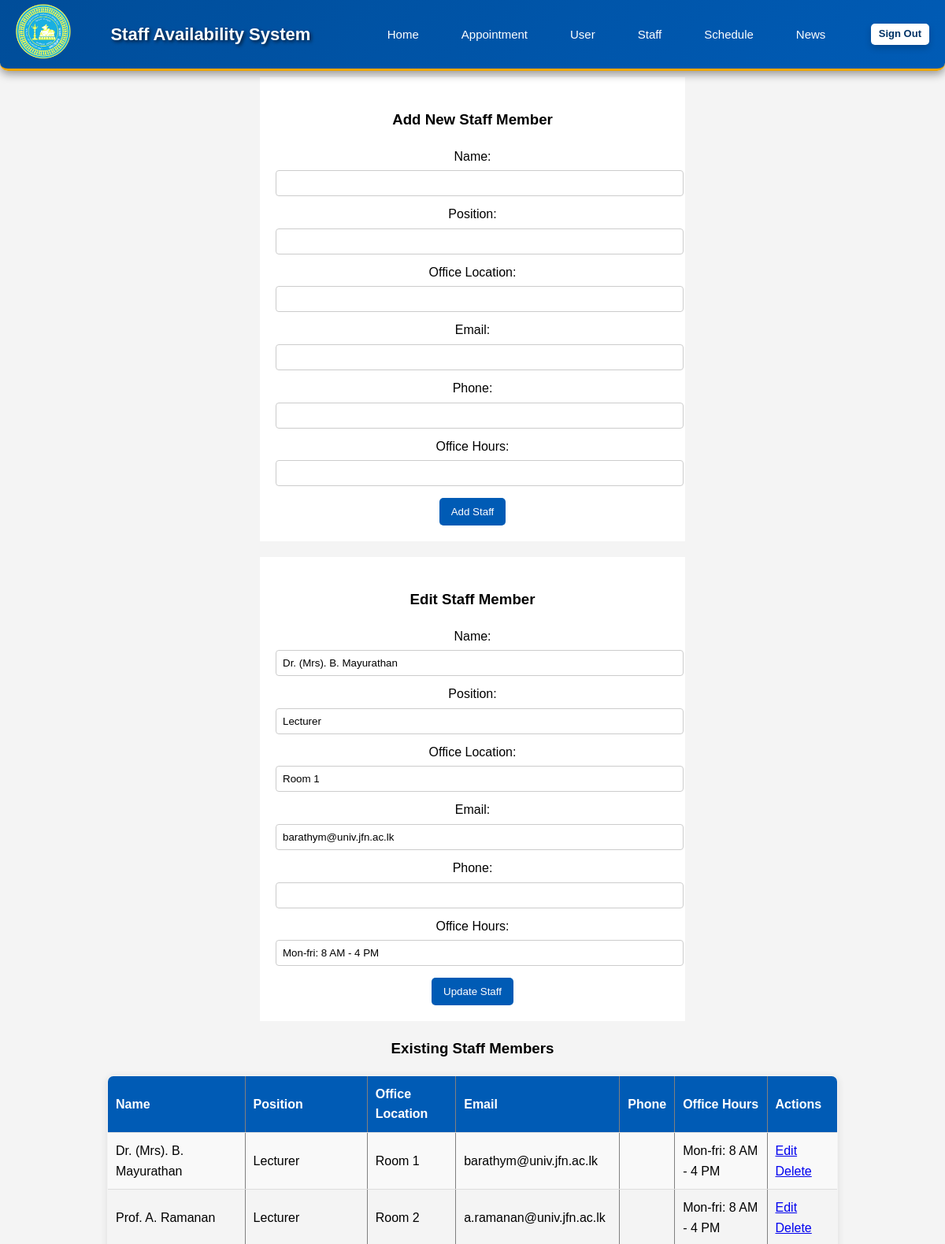
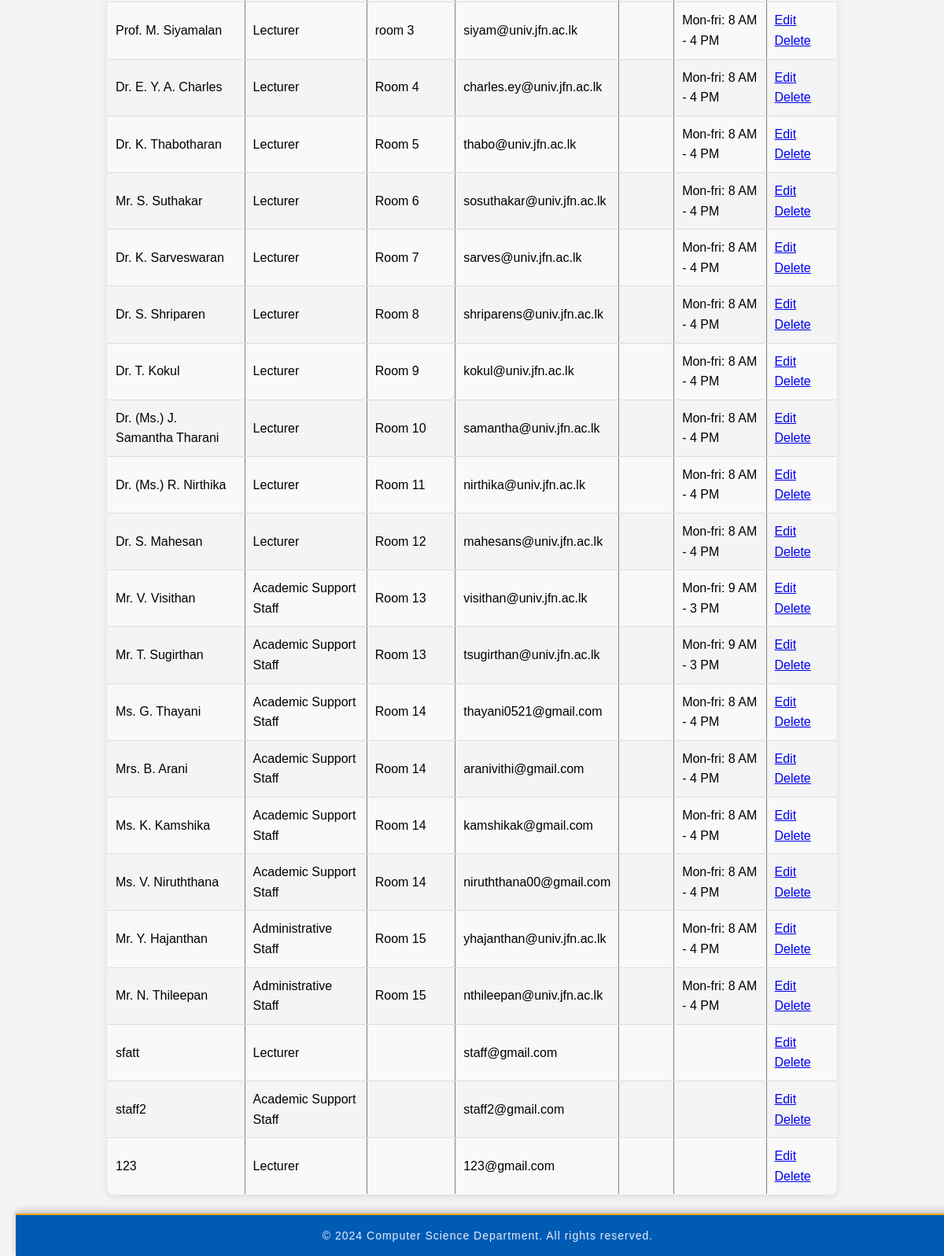
/page/staffManagement.php?edit_id=14, run on the app's committed database (2 pictures, top to bottom).
### tables this page shows
CREATE TABLE `staff` (
  `id` int(11) NOT NULL,
  `name` varchar(255) NOT NULL,
  `position` varchar(100) NOT NULL,
  `office_location` varchar(255) DEFAULT NULL,
  `email` varchar(255) NOT NULL,
  `phone` varchar(20) DEFAULT NULL,
  `office_hours` varchar(255) DEFAULT NULL,
  `created_at` datetime DEFAULT current_timestamp()
);

### page/staffManagement.php (the view, shortened to what this page needs)
<?php
$servername = "localhost";
$username = "csc210user";
$password = "CSC210!";
$database = "group6";
$conn = new mysqli($servername, $username, $password, $database);
$staffQuery = "SELECT * FROM staff";
$staffResult = $conn->query($staffQuery);
?>
<!DOCTYPE html>
<html lang="en">
<head>
    <link rel="stylesheet" href="../style/navbar.css">
    <link rel="stylesheet" href="../style/stylestaffManagement.css">
    <link rel="stylesheet" href="https://cdnjs.cloudflare.com/ajax/libs/font-awesome/6.4.0/css/all.min.css"
/>
</head>
<body>
<header class="header" id="header">
        <div class="navbar">
            <div class="logo">
            <a href="Homeadmin.php"><img src="../media/department-logo.png" alt="Department Logo" /></a>
            </div>
            <h1>Staff Availability System</h1>
            <nav>
            <ul class="nav-list" id="dropdown-content">
                    <li><a href="Homeadmin.php">Home</a></li>
                    <li><a href="AppointmentManagement.php">Appointment</a></li>
                    <li><a href="userManagement.php">User</a></li>
                    <li><a href="staffManagement.php">Staff</a></li>
                    <li><a href="scheduleManagement.php">Schedule</a></li>
                    <li><a href="newsManagement.php">News</a></li>
                </ul>
            </nav>
            <a href="index.php" class="login-btn">Sign Out</a>
        </div>
</header>
<h2 id="staff-management-title">Staff Management</h2>
<center>
<form id="add-staff-form" method="POST" action="staffManagement.php">
    <h3>Add New Staff Member</h3>
    <label for="name">Name:</label>
    <input type="text" name="name" id="name" required><br>
    <label for="position">Position:</label>
    <input type="text" name="position" id="position" required><br>
    <label for="office_location">Office Location:</label>
    <input type="text" name="office_location" id="office_location"><br>
    <label for="email">Email:</label>
    <input type="email" name="email" id="email" required><br>
    <label for="phone">Phone:</label>
    <input type="text" name="phone" id="phone"><br>
    <label for="office_hours">Office Hours:</label>
    <input type="text" name="office_hours" id="office_hours"><br>
    <button type="submit" name="add_staff" class="submit-btn">Add Staff</button>
</form>
<?php if (isset($_GET['edit_id'])):
    $edit_id = $_GET['edit_id'];
    $editQuery = "SELECT * FROM staff WHERE id='$edit_id'";
    $editResult = $conn->query($editQuery);
    $editData = $editResult->fetch_assoc();
?>
<form id="edit-staff-form" method="POST" action="staffManagement.php">
    <h3>Edit Staff Member</h3>
    <label for="edit_name">Name:</label>
    <input type="text" name="name" id="edit_name" value="<?php echo $editData['name']; ?>" required><br>
    <label for="edit_position">Position:</label>
    <input type="text" name="position" id="edit_position" value="<?php echo $editData['position']; ?>" required><br>
    <label for="edit_office_location">Office Location:</label>
    <input type="text" name="office_location" id="edit_office_location" value="<?php echo $editData['office_location']; ?>"><br>
    <label for="edit_email">Email:</label>
    <input type="email" name="email" id="edit_email" value="<?php echo $editData['email']; ?>" required><br>
    <label for="edit_phone">Phone:</label>
    <input type="text" name="phone" id="edit_phone" value="<?php echo $editData['phone']; ?>"><br>
    <label for="edit_office_hours">Office Hours:</label>
    <input type="text" name="office_hours" id="edit_office_hours" value="<?php echo $editData['office_hours']; ?>"><br>
    <button type="submit" name="edit_staff" class="submit-btn">Update Staff</button>
</form>
<?php endif; ?>
<h3 id="existing-staff-title">Existing Staff Members</h3>
<table id="staff-list" border="1">
    <tr>
        <th>Name</th>
        <th>Position</th>
        <th>Office Location</th>
        <th>Email</th>
        <th>Phone</th>
        <th>Office Hours</th>
        <th>Actions</th>
    </tr>
    <?php while ($row = $staffResult->fetch_assoc()): ?>
    <tr>
        <td><?php echo $row['name']; ?></td>
        <td><?php echo $row['position']; ?></td>
        <td><?php echo $row['office_location']; ?></td>
        <td><?php echo $row['email']; ?></td>
        <td><?php echo $row['phone']; ?></td>
        <td><?php echo $row['office_hours']; ?></td>
        <td>
            <a href="?edit_id=<?php echo $row['id']; ?>">Edit</a>
            <a href="?delete_id=<?php echo $row['id']; ?>" onclick="return confirm('Are you sure you want to delete this staff member?');">Delete</a>
        </td>
    </tr>
    <?php endwhile; ?>
</table>
</center>
<footer>
    <p>&copy; 2024 Computer Science Department. All rights reserved.</p>
</footer>
</body>
</html>

### style/navbar.css (style rules this page uses)
.header { position: fixed; width: 100%; top: 0; left: 0; z-index: 1000; transition: background-color 0.3s, box-shadow 0.3s; }
.navbar { display: flex; justify-content: space-between; align-items: center; background: linear-gradient(135deg, #004d99, #005bb5); padding: 0.3em 20px; color: white; box-shadow: 0 4px 12px rgba(0, 0, 0, 0.4); border-bottom: 3px solid #f0a500; border-radius: 0 0 10px 10px; }
.logo img { width: 70px; height: auto; transition: transform 0.3s; }
.navbar h1 { font-size: 22px; margin-left: 20px; font-weight: bold; text-shadow: 2px 2px 4px rgba(0, 0, 0, 0.7); }
.navbar ul { display: flex; margin-left: auto; }
.navbar ul li { list-style: none; margin: 0 15px; position: relative; }
.navbar ul li a { color: white; text-decoration: none; font-size: 15px; padding: 8px 12px; border-radius: 5px; transition: background-color 0.3s ease-in, color 0.3s ease-in, transform 0.3s ease-in; }
.login-btn { padding: 10px 20px; background-color: #f0a500; color: white; border: none; border-radius: 5px; cursor: pointer; transition: background-color 0.3s ease-in, transform 0.3s, box-shadow 0.3s; font-weight: bold; box-shadow: 0 4px 8px rgba(0, 0, 0, 0.2); }
body { font-family: 'Arial', sans-serif; margin: 0; padding: 0; background-color: #f5f5f5; line-height: 1.6; }
footer { background-color: #005bb5; color: #ffffff; padding: 15px 0; text-align: center; position: fixed; bottom: 0; width: 100%; box-shadow: 0 -4px 8px rgba(0, 0, 0, 0.2); border-top: 2px solid #f0a500; }
footer p { margin: 0; font-size: 14px; font-weight: 250; letter-spacing: 1px; opacity: 0.9; }

### style/stylestaffManagement.css (style rules this page uses)
body { font-family: Arial, sans-serif; margin: 0; padding: 20px; background-color: #f4f4f4; }
.login-btn { background-color: #ffffff; color: #003366; font-size: small; border: none; padding: 3px 10px; border-radius: 5px; cursor: pointer; transition: background-color 0.3s; text-decoration: none; }
#staff-management-title, #existing-staff-title { margin-top: 20px; }
form { width: 500px; background-color: white; padding: 20px; margin-bottom: 20px; }
label { display: block; margin-top: 10px; }
input[type="text"], input[type="email"] { width: 100%; padding: 8px; margin-top: 5px; border: 1px solid #ccc; border-radius: 4px; }
.submit-btn { margin-top: 15px; padding: 10px 15px; background-color: #005bb5; color: white; border: none; border-radius: 5px; cursor: pointer; }
#staff-list { width: 80%; border-collapse: collapse; margin-bottom: 5%; box-shadow: 0 2px 10px rgba(0, 0, 0, 0.1); border-radius: 8px; overflow: hidden; }
#staff-list th, #staff-list td { padding: 10px; text-align: left; border-bottom: 1px solid #ddd; }
#staff-list th { background-color: #005bb5; color: white; font-weight: bold; }
#staff-list tr:nth-child(even) { background-color: #f9f9f9; }

### data on the page
staff: name "Dr. (Mrs). B. Mayurathan", position "Lecturer", office_location "Room 1", email "barathym@univ.jfn.ac.lk", office_hours "Mon-fri: 8 AM - 4 PM"
staff: name "Prof. A. Ramanan", position "Lecturer", office_location "Room 2", email "a.ramanan@univ.jfn.ac.lk", office_hours "Mon-fri: 8 AM - 4 PM"
staff: name "Prof. M. Siyamalan", position "Lecturer", office_location "room 3", email "siyam@univ.jfn.ac.lk", office_hours "Mon-fri: 8 AM - 4 PM"
staff: name "Dr. E. Y. A. Charles", position "Lecturer", office_location "Room 4", email "charles.ey@univ.jfn.ac.lk", office_hours "Mon-fri: 8 AM - 4 PM"
staff: name "Dr. K. Thabotharan", position "Lecturer", office_location "Room 5", email "thabo@univ.jfn.ac.lk", office_hours "Mon-fri: 8 AM - 4 PM"
staff: name "Mr. S. Suthakar", position "Lecturer", office_location "Room 6", email "sosuthakar@univ.jfn.ac.lk", office_hours "Mon-fri: 8 AM - 4 PM"
staff: name "Dr. K. Sarveswaran", position "Lecturer", office_location "Room 7", email "sarves@univ.jfn.ac.lk", office_hours "Mon-fri: 8 AM - 4 PM"
staff: name "Dr. S. Shriparen", position "Lecturer", office_location "Room 8", email "shriparens@univ.jfn.ac.lk", office_hours "Mon-fri: 8 AM - 4 PM"
staff: name "Dr. T. Kokul", position "Lecturer", office_location "Room 9", email "kokul@univ.jfn.ac.lk", office_hours "Mon-fri: 8 AM - 4 PM"
staff: name "Dr. (Ms.) J. Samantha Tharani", position "Lecturer", office_location "Room 10", email "samantha@univ.jfn.ac.lk", office_hours "Mon-fri: 8 AM - 4 PM"
staff: name "Dr. (Ms.) R. Nirthika", position "Lecturer", office_location "Room 11", email "nirthika@univ.jfn.ac.lk", office_hours "Mon-fri: 8 AM - 4 PM"
staff: name "Dr. S. Mahesan", position "Lecturer", office_location "Room 12", email "mahesans@univ.jfn.ac.lk", office_hours "Mon-fri: 8 AM - 4 PM"
staff: name "Mr. V. Visithan", position "Academic Support Staff", office_location "Room 13", email "visithan@univ.jfn.ac.lk", office_hours "Mon-fri: 9 AM - 3 PM"
staff: name "Mr. T. Sugirthan", position "Academic Support Staff", office_location "Room 13", email "tsugirthan@univ.jfn.ac.lk", office_hours "Mon-fri: 9 AM - 3 PM"
staff: name "Ms. G. Thayani", position "Academic Support Staff", office_location "Room 14", email "thayani0521@gmail.com", office_hours "Mon-fri: 8 AM - 4 PM"
staff: name "Mrs. B. Arani", position "Academic Support Staff", office_location "Room 14", email "aranivithi@gmail.com", office_hours "Mon-fri: 8 AM - 4 PM"
staff: name "Ms. K. Kamshika", position "Academic Support Staff", office_location "Room 14", email "kamshikak@gmail.com", office_hours "Mon-fri: 8 AM - 4 PM"
staff: name "Ms. V. Niruththana", position "Academic Support Staff", office_location "Room 14", email "niruththana00@gmail.com", office_hours "Mon-fri: 8 AM - 4 PM"
staff: name "Mr. Y. Hajanthan", position "Administrative Staff", office_location "Room 15", email "yhajanthan@univ.jfn.ac.lk", office_hours "Mon-fri: 8 AM - 4 PM"
staff: name "Mr. N. Thileepan", position "Administrative Staff", office_location "Room 15", email "nthileepan@univ.jfn.ac.lk", office_hours "Mon-fri: 8 AM - 4 PM"
staff: name "sfatt", position "Lecturer", email "staff@gmail.com"
staff: name "staff2", position "Academic Support Staff", email "staff2@gmail.com"
staff: name "123", position "Lecturer", email "123@gmail.com"
